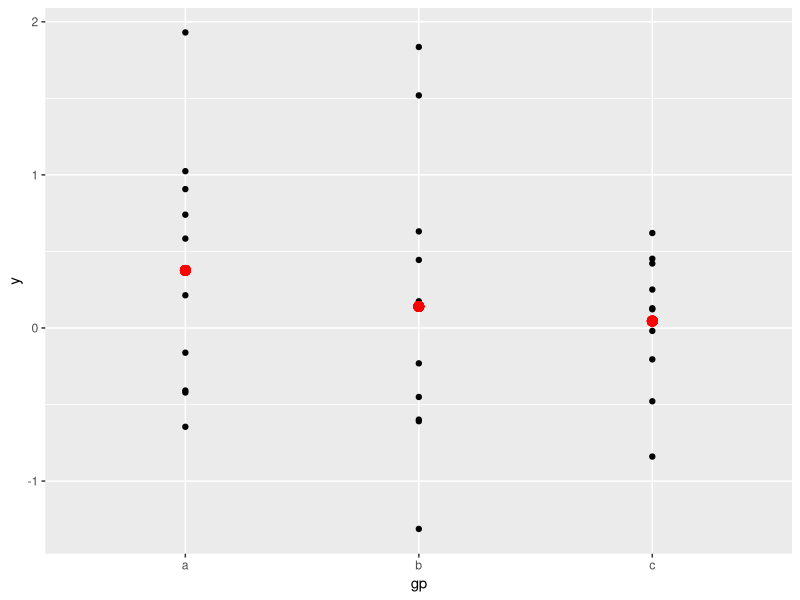

Write R code to recreate this figure.
## ---- chunk 1

library(ggplot2)
# Generate some sample data, then compute mean and standard deviation
# in each group
df <- data.frame(
  gp = factor(rep(letters[1:3], each = 10)),
  y = rnorm(30)
)
ds <- do.call(rbind, lapply(split(df, df$gp), function(d) {
  data.frame(mean = mean(d$y), sd = sd(d$y), gp = d$gp)
}))

# The summary data frame ds is used to plot larger red points on top
# of the raw data. Note that we don't need to supply `data` or `mapping`
# in each layer because the defaults from ggplot() are used.
ggplot(df, aes(gp, y)) +
  geom_point() +
  geom_point(data = ds, aes(y = mean), colour = 'red', size = 3)
